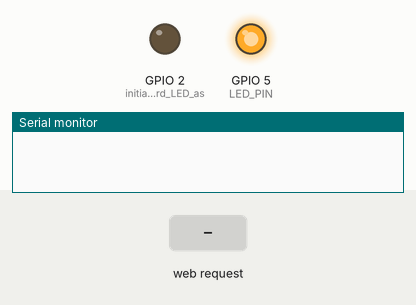
Bench run of a sketch on a simulated ESP8266 (NodeMCU). On the bench: output pins drawn as LEDs (lit = HIGH), the last lines printed to the serial monitor. The test bench sets the inputs (shaded band). WiFi joins after 1.5 s; servers stay silent unless stated.

Above: at 2.7 s.
2.8 s: HTTP request GET /OFF received
At 4.0 s:
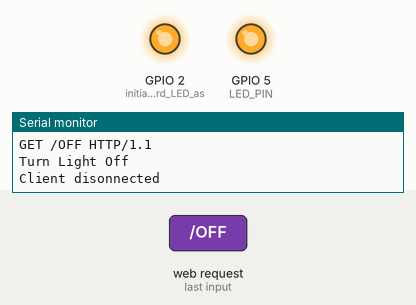
4.3 s: HTTP request GET /ON received
At 5.2 s:
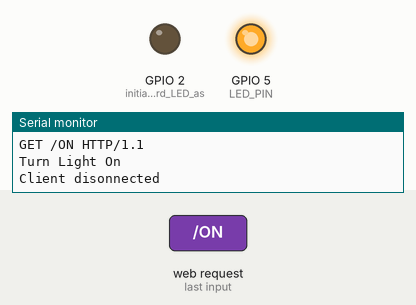
Timing chart, 0 to 7.3 s (numbered marks = the images above; inputs shaded):
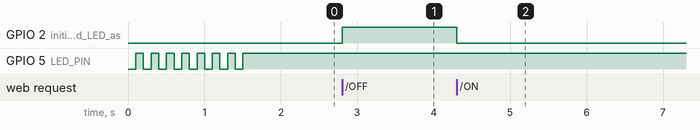

Measured:
- after the input at 2.8 s, GPIO 2 (initialize_onboard_LED_as): LOW → HIGH at once
- after the input at 4.3 s, GPIO 2 (initialize_onboard_LED_as): HIGH → LOW at once

The sketch:

espwifi-connect-to-network.ino
```cpp
// Include the ESP8266 WiFi library. (Works a lot like the
// Arduino WiFi library.)
#include <ESP8266WiFi.h>
// Include the SparkFun Phant library.
//#include <Phant.h>

WiFiServer server(80); //Initialize the server on Port 80

//////////////////////
// WiFi Definitions //
//////////////////////
const char WiFiSSID[] = "ADD_WIFI_SSID_NAME_HERE";
const char WiFiPSK[] = "ADD_WIFI_PASSWORD_HERE";

/////////////////////
// Pin Definitions //
/////////////////////
const int LED_PIN = 5; // Thing's onboard, green LED
const int ANALOG_PIN = A0; // The only analog pin on the Thing
const int DIGITAL_PIN = 12; // Digital pin to be read

// Time to sleep (in seconds):
const int sleepTimeS = 30;

void setup()
{
  initHardware();
  connectWiFi();
  server.begin();
  digitalWrite(LED_PIN, HIGH);
  pinMode(BUILTIN_LED, OUTPUT);  // initialize onboard LED as output
}

void connectWiFi()
{
  byte ledStatus = LOW;

  // Set WiFi mode to station (as opposed to AP or AP_STA)
  WiFi.mode(WIFI_STA);
  // WiFI.begin([ssid], [passkey]) initiates a WiFI connection
  // to the stated [ssid], using the [passkey] as a WPA, WPA2,
  // or WEP passphrase.
  WiFi.begin(WiFiSSID, WiFiPSK);

  // Use the WiFi.status() function to check if the ESP8266
  // is connected to a WiFi network.
  while (WiFi.status() != WL_CONNECTED)
  {
    // Blink the LED
    digitalWrite(LED_PIN, ledStatus); // Write LED high/low
    ledStatus = (ledStatus == HIGH) ? LOW : HIGH;

    // Delays allow the ESP8266 to perform critical tasks
    // defined outside of the sketch. These tasks include
    // setting up, and maintaining, a WiFi connection.
    delay(100);
    // Potentially infinite loops are generally dangerous.
    // Add delays -- allowing the processor to perform other
    // tasks -- wherever possible.
  }
}

void initHardware()
{
  Serial.begin(9600);
  pinMode(DIGITAL_PIN, INPUT_PULLUP);
  pinMode(LED_PIN, OUTPUT);
  digitalWrite(LED_PIN, LOW);
  // Don't need to set ANALOG_PIN as input,
  // that's all it can be.
}

void loop() {

  WiFiClient client = server.available();
  if (!client) {
    return;
  }
  //Looking under the hood
  Serial.println("Somebody has connected :)");

  //Read what the browser has sent into a String class and print the request to the monitor
  String request = client.readStringUntil('\r');
  //Looking under the hood
  Serial.println(request);

  // Handle the Request

  if (request.indexOf("/OFF") != -1){
    Serial.println("Turn Light Off");
    digitalWrite(BUILTIN_LED, HIGH); }
  else if (request.indexOf("/ON") != -1){
    Serial.println("Turn Light On");
    digitalWrite(BUILTIN_LED, LOW);
  }


  String s = "HTTP/1.1 200 OK\r\n";
  s += "Content-Type: text/html\r\n\r\n";
  s += "<DOCTYPE HTML>\r\n";
  s += "<html>\r\n";
  s += "<body>\r\n";
  s += "<br><input type=\"button\" name=\"b1\" value=\"Turn LED ON\" onclick=\"location.href='/ON'\">\r\n";
  s += "<br><br>\r\n";
  s += "<br><input type=\"button\" name=\"b2\" value=\"Turn LED OFF\" onclick=\"location.href='/OFF'\">\r\n";
  s += "</body>\r\n";
  s += "</html>\r\n";

  client.flush(); //clear previous info in the stream
  client.print(s); // Send the response to the client
  delay(1);
  Serial.println("Client disonnected"); //Looking under the hood
}
```
